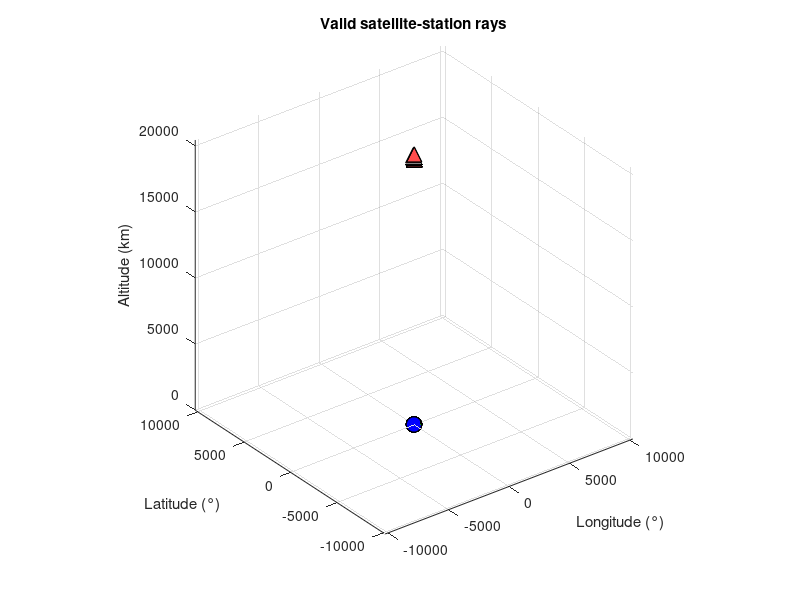

Write the MATLAB code that produced this figure. (Note: this script raises an error after producing the figure.)
clear; close all; clc;
load station_and_satellite_11.mat;

%% 网格参数
lon_min = 0; lon_max = 25; grid_res1 = 26;
lat_min = 35; lat_max = 60; grid_res2 = 26;
alt_min = 100; alt_max = 1000; grid_res3 = 10;
grid_min = [lon_min, lat_min, alt_min];   
grid_max = [lon_max, lat_max, alt_max]; 

%% 创建图形
figure('Color', 'white', 'Renderer', 'opengl', 'Position', [100 100 1200 800]);
hold on; grid on; view(3);
axis equal;
xlabel('Longitude (°)'); ylabel('Latitude (°)'); zlabel('Altitude (km)');
title('Valid satellite-station rays');

%% 增强网格绘制
x = linspace(grid_min(1), grid_max(1), grid_res1);
y = linspace(grid_min(2), grid_max(2), grid_res2);
z = linspace(grid_min(3), grid_max(3), grid_res3);

for k = [1:3:grid_res3]
    [X,Y] = meshgrid(x,y);
    surf(X, Y, repmat(z(k), size(X)), ...
        'FaceColor', 'none', ...
        'EdgeColor', [0.3 0.3 0.7], ...
        'LineWidth', 0.8, ...
        'EdgeAlpha', 0.5);
end

%% 随机分配测站颜色组（确保均匀分布）
num_stations = size(stations,1);
station_order = randperm(num_stations); % 随机打乱测站顺序
group_assignment = mod(station_order,3)+1; % 分成3组

% 定义颜色（红、绿、蓝，带透明度）
colors = {[1 0 0 0.15], [0 1 0 0.15], [0 0 1 0.15]};
group_colors = colors(group_assignment);

%% 绘制测站（按分组着色）
for i = 1:num_stations
    scatter3(stations(i,1), stations(i,2), stations(i,3), ...
             120, 'filled', 'MarkerFaceColor', group_colors{i}(1:3), ...
             'MarkerEdgeColor', 'k');
end

%% 绘制卫星（统一颜色）
scatter3(satellites(:,1), satellites(:,2), satellites(:,3), ...
         120, '^', 'filled', 'MarkerFaceColor', [1 0.3 0.3], ...
         'MarkerEdgeColor', 'k', 'DisplayName', '卫星');

%% 绘制射线（按测站分组着色）
for i = 1:num_stations
    current_color = group_colors{i};
    for j = 1:size(satellites,1)
        line([stations(i,1) satellites(j,1)], ...
             [stations(i,2) satellites(j,2)], ...
             [stations(i,3) satellites(j,3)], ...
             'Color', current_color, 'LineWidth', 0.01);
    end
end

%% 创建图例
% h_red = line([NaN NaN], [NaN NaN], [NaN NaN], 'Color', [1 0 0], 'LineWidth', 2);
% h_green = line([NaN NaN], [NaN NaN], [NaN NaN], 'Color', [0 1 0], 'LineWidth', 2);
% h_blue = line([NaN NaN], [NaN NaN], [NaN NaN], 'Color', [0 0 1], 'LineWidth', 2);
% legend([h_red, h_green, h_blue], {'Group 1', 'Group 2', 'Group 3'}, ...
%        'Location', 'northeast');

%% 图形美化
material dull;
camlight headlight;
lighting gouraud;

xlim([min(stations(:,1))-1 lon_max+1]);
ylim([min(stations(:,2))-1 lat_max+1]);
zlim([min(stations(:,3))-50 alt_max+200]);

daspect([1 1 100]);
set(gca, 'FontSize', 12, 'GridAlpha', 0.3);
hold off;